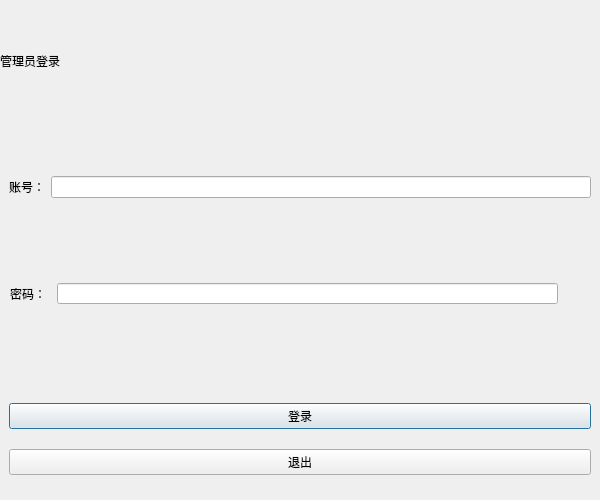
<?xml version="1.0" encoding="UTF-8"?>
<ui version="4.0">
 <class>BuyerLogin</class>
 <widget class="QDialog" name="BuyerLogin">
  <property name="geometry">
   <rect>
    <x>0</x>
    <y>0</y>
    <width>600</width>
    <height>500</height>
   </rect>
  </property>
  <property name="windowTitle">
   <string>Dialog</string>
  </property>
  <widget class="QWidget" name="widget" native="true">
   <property name="geometry">
    <rect>
     <x>0</x>
     <y>0</y>
     <width>600</width>
     <height>500</height>
    </rect>
   </property>
   <layout class="QVBoxLayout" name="verticalLayout">
    <item>
     <widget class="QLabel" name="label_4">
      <property name="text">
       <string>管理员登录</string>
      </property>
      <property name="scaledContents">
       <bool>true</bool>
      </property>
     </widget>
    </item>
    <item>
     <widget class="QWidget" name="widget_2" native="true">
      <layout class="QHBoxLayout" name="horizontalLayout">
       <item>
        <widget class="QLabel" name="label">
         <property name="text">
          <string>账号：</string>
         </property>
        </widget>
       </item>
       <item>
        <widget class="QLineEdit" name="lineEdit"/>
       </item>
      </layout>
     </widget>
    </item>
    <item>
     <widget class="QWidget" name="widget_4" native="true">
      <widget class="QLabel" name="label_2">
       <property name="geometry">
        <rect>
         <x>10</x>
         <y>0</y>
         <width>72</width>
         <height>81</height>
        </rect>
       </property>
       <property name="text">
        <string>密码：</string>
       </property>
      </widget>
      <widget class="QLineEdit" name="lineEdit_2">
       <property name="geometry">
        <rect>
         <x>57</x>
         <y>30</y>
         <width>501</width>
         <height>21</height>
        </rect>
       </property>
      </widget>
     </widget>
    </item>
    <item>
     <widget class="QWidget" name="widget_5" native="true">
      <layout class="QVBoxLayout" name="verticalLayout_2">
       <item>
        <widget class="QPushButton" name="login">
         <property name="text">
          <string>登录</string>
         </property>
        </widget>
       </item>
       <item>
        <widget class="QPushButton" name="exit">
         <property name="text">
          <string>退出</string>
         </property>
        </widget>
       </item>
      </layout>
     </widget>
    </item>
   </layout>
  </widget>
 </widget>
 <resources/>
 <connections/>
</ui>
